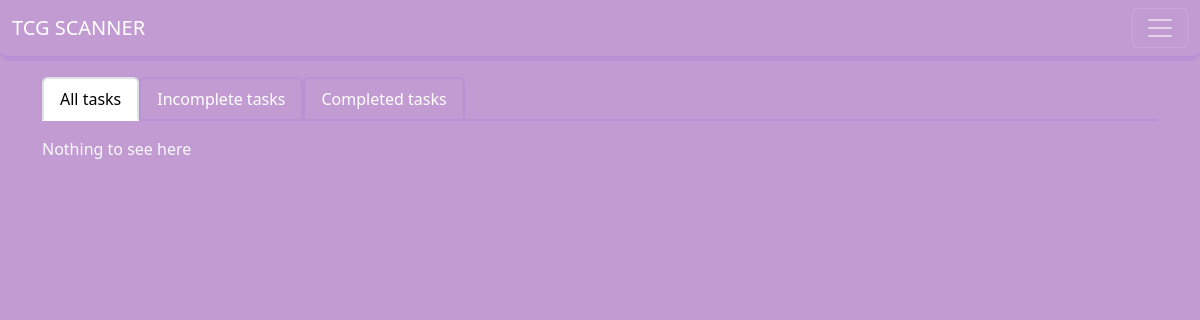
Before: /main/tasks (signed in) with the older database file.
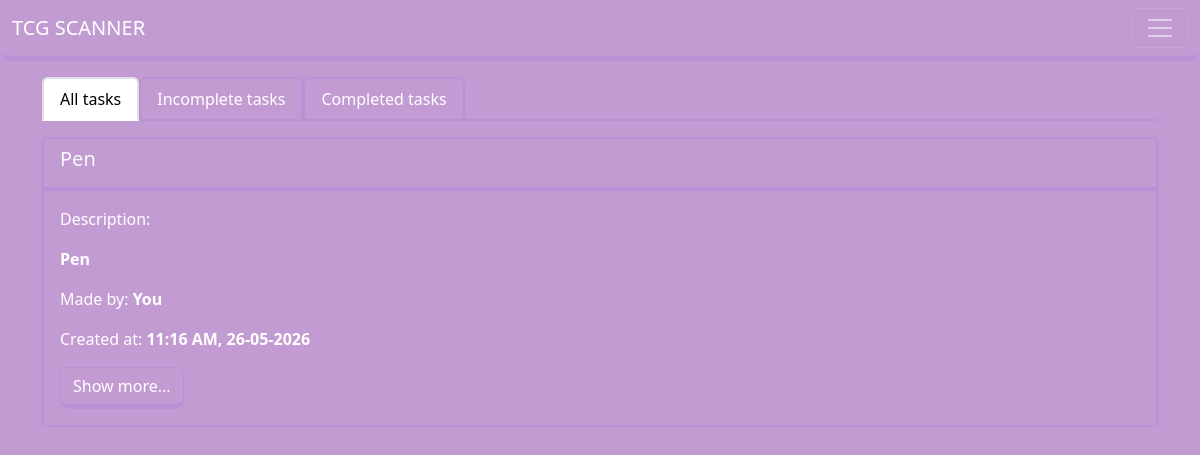
After: the same page with the newer database file.
### models.py (models this page shows, shortened)
class Task(db.Model):
    __tablename__ = "Task"
    id = db.Column(db.Integer, primary_key=True)
    user_id = db.Column(db.BigInteger, db.ForeignKey("User.id"), nullable=False)
    title = db.Column(db.Text, nullable=False)
    description = db.Column(db.Text, nullable=False)
    hint = db.Column(db.Text, nullable=True)
    answer = db.Column(db.Text, nullable=False)
    created_at = db.Column(db.DateTime, nullable=False, default=datetime.now(timezone.utc))
    creator = db.relationship("User", back_populates="tasks")
    progress = db.relationship("Progress", back_populates="task", cascade="all, delete-orphan")

### main/main.py (the view)
@login_required
@main_bp.route("/tasks", methods=["GET", "POST"])
def tasks():
    tasks = Task.query.all()
    return render_template("main/tasks.html", tasks=tasks, User=User, Progress=Progress)

### app.py (called while the page is built)
@login_manager.user_loader
def load_user(id):
    return db.session.get(User, int(id))

### main/templates/main/tasks.html (shortened to what this page needs)
{% extends "base.html" %} {% block title %}Home{% endblock %} {% block content
%}
<div class="container">
  <nav class="mt-3">
    <div class="nav nav-tabs mb-3" id="nav-tab" role="tablist">
      <button
        class="nav-link active"
        id="nav-all-tab"
        data-bs-toggle="tab"
        data-bs-target="#nav-all"
        type="button"
        role="tab"
        aria-controls="nav-all"
        aria-selected="true"
      >
        All tasks
      </button>
      <button
        class="nav-link"
        id="nav-incomplete-tab"
        data-bs-toggle="tab"
        data-bs-target="#nav-incomplete"
        type="button"
        role="tab"
        aria-controls="nav-incomplete"
        aria-selected="false"
      >
        Incomplete tasks
      </button>
      <button
        class="nav-link"
        id="nav-complete-tab"
        data-bs-toggle="tab"
        data-bs-target="#nav-complete"
        type="button"
        role="tab"
        aria-controls="nav-complete"
        aria-selected="false"
      >
        Completed tasks
      </button>
    </div>
  </nav>
  <div class="tab-content" id="nav-tabContent">
    <div
      class="tab-pane fade show active"
      id="nav-all"
      role="tabpanel"
      aria-labelledby="nav-all-tab"
    >
      {% for task in tasks %} {% include 'task.html' %} {% endfor %} {% if tasks
      == [] %}
      <p>Nothing to see here</p>
      {% endif %}
    </div>
  </div>
</div>
{% endblock %}

### templates/base.html (shortened to what this page needs)
<!doctype html>
<html>
  <head>
    {% block head %}
    <link
      rel="stylesheet"
      href="{{ url_for('static', filename='output.css') }}"
    />
    <link
      rel="stylesheet"
      href="{{ url_for('static', filename='styles.css') }}"
    />
    {% endblock %}
  </head>
  <body class="text-light">
    <nav
      class="navbar sticky-top"
      style="background-color: #c39bd3"
      data-bs-theme="dark"
    >
      <div class="container-fluid">
        <a class="navbar-brand" href="{{ url_for('home') }}">TCG SCANNER</a>
        <button
          class="navbar-toggler"
          type="button"
          data-bs-toggle="collapse"
          data-bs-target="#navbarNav"
        >
          <span class="navbar-toggler-icon"></span>
        </button>
      </div>
    </nav>
     {% block content %}{% endblock %}
  </body>
</html>

### templates/task.html
<div class="card mt-3">
  <div class="card-header">
    <p class="card-title h5 text-light">{{ task.title }}</p>
  </div>
  <div class="card-body">
    <p>Description:</p>
    <p class="fw-semibold">{{ task.description }}</p>
    <p>
      Made by:
      <span class="fw-semibold"
        >{% if current_user.id == task.user_id %} You {% else %} {{
        User.query.filter_by(id=task.user_id).first().username }} {% endif
        %}</span
      >
    </p>
    <p>
      Created at:
      <span class="fw-semibold"
        >{{ task.created_at.strftime("%I:%M %p, %d-%m-%Y") }}</span
      >
    </p>
    <button
      type="button"
      class="btn btn-primary"
      data-bs-toggle="modal"
      data-bs-target="#modal-{{task.id}}"
    >
      Show more...
    </button>
  </div>
</div>

### static/styles.css (style rules this page uses)
body { background-color: var(--color-primary); }
.navbar { border-bottom: 5px solid var(--color-secondary); border-bottom-left-radius: 10px; border-bottom-right-radius: 10px; }
:root { --color-primary: #c39bd3; --color-secondary: #b892d4; --color-tertiary: #d7a6c7; }
.btn-primary { --bs-btn-bg: #c39bd3; --bs-btn-hover-bg: #c39bd3; --bs-btn-hover-border-color: #b892d4; --bs-btn-active-border-color: #b892d4; --bs-btn-active-bg: #c39bd3; transition: all 0.2s ease-in-out; border: 1px solid #b892d4; border-bottom: 5px solid #b892d4; border-bottom-left-radius: 10px; border-bottom-right-radius: 10px; }

Changed rows visible on the page:
added Task: title "Pen", description "Pen", shows "You", created_at "11:16 AM, 26-05-2026"
Other visible differences:
text no longer shown: "Nothing to see here"
